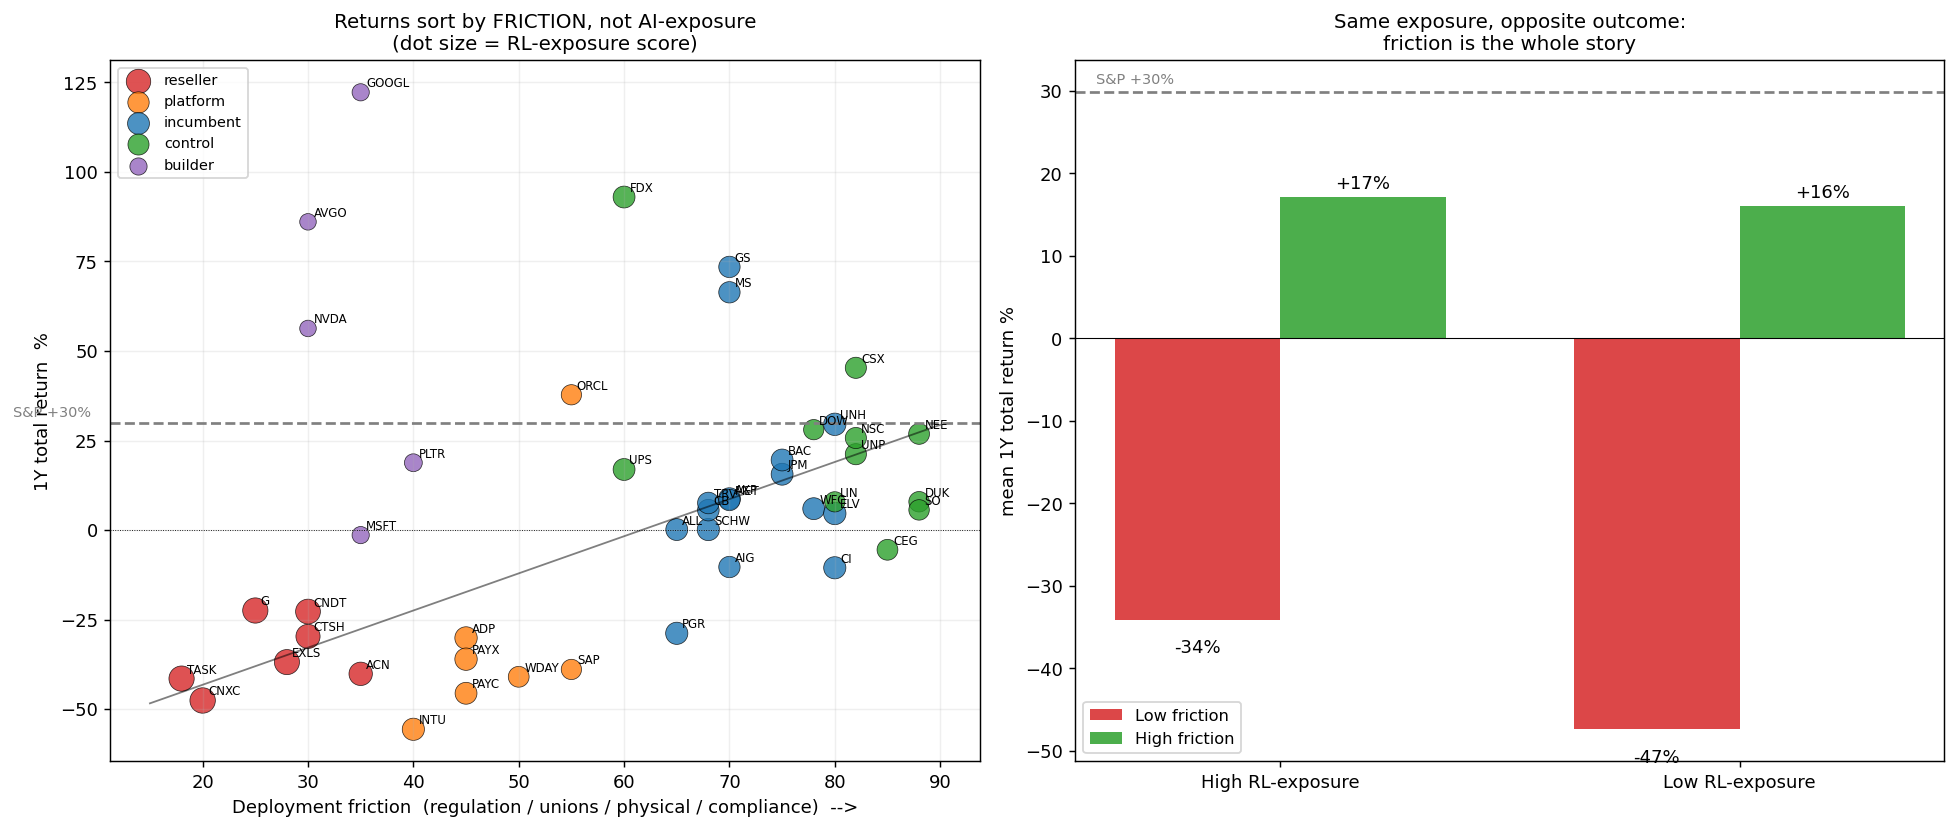

This figure's Python source:
import numpy as np, pandas as pd
import matplotlib; matplotlib.use("Agg")
import matplotlib.pyplot as plt

df=pd.read_csv("/home/user/expriments/diffusion_alpha/data_scored.csv")
mkt=29.8
col={"reseller":"#d62728","platform":"#ff7f0e","incumbent":"#1f77b4",
     "control":"#2ca02c","builder":"#9467bd"}

fig,ax=plt.subplots(1,2,figsize=(15,6.5))

# panel 1: return vs deployment friction (the variable that actually works)
a=ax[0]
for t,c in col.items():
    s=df[df.tax==t]
    a.scatter(s.friction,s.ret1y,s=70+s.rl*1.4,c=c,alpha=.8,edgecolor="k",lw=.4,label=t)
for _,r in df.iterrows():
    a.annotate(r.ticker,(r.friction,r.ret1y),fontsize=6.5,xytext=(3,3),textcoords="offset points")
a.axhline(mkt,ls="--",c="gray"); a.text(2,mkt+2,f"S&P +{mkt:.0f}%",color="gray",fontsize=8)
a.axhline(0,ls=":",c="k",lw=.5)
z=np.polyfit(df[df.tax!="builder"].friction,df[df.tax!="builder"].ret1y,1)
xs=np.linspace(15,90,10); a.plot(xs,np.polyval(z,xs),c="k",lw=1,alpha=.5)
a.set_xlabel("Deployment friction  (regulation / unions / physical / compliance)  -->")
a.set_ylabel("1Y total return  %")
a.set_title("Returns sort by FRICTION, not AI-exposure\n(dot size = RL-exposure score)",fontsize=11)
a.legend(fontsize=8,loc="upper left"); a.grid(alpha=.2)

# panel 2: quadrant means
a=ax[1]
sub=df[df.tax!="builder"].copy()
sub["RLband"]=np.where(sub.rl>=60,"High RL-exposure","Low RL-exposure")
sub["FRband"]=np.where(sub.friction>=55,"High friction","Low friction")
q=sub.pivot_table(index="RLband",columns="FRband",values="ret1y",aggfunc="mean")
q=q.reindex(index=["High RL-exposure","Low RL-exposure"],columns=["Low friction","High friction"])
x=np.arange(2); w=.36
a.bar(x-w/2,q["Low friction"],w,label="Low friction",color="#d62728",alpha=.85)
a.bar(x+w/2,q["High friction"],w,label="High friction",color="#2ca02c",alpha=.85)
for i,v in enumerate(q["Low friction"]): a.text(i-w/2,v-4 if v<0 else v+1,f"{v:+.0f}%",ha="center",fontsize=10)
for i,v in enumerate(q["High friction"]): a.text(i+w/2,v+1,f"{v:+.0f}%",ha="center",fontsize=10)
a.set_xticks(x); a.set_xticklabels(q.index)
a.axhline(0,c="k",lw=.6); a.axhline(mkt,ls="--",c="gray"); a.text(-.4,mkt+1,f"S&P +{mkt:.0f}%",color="gray",fontsize=8)
a.set_ylabel("mean 1Y total return %")
a.set_title("Same exposure, opposite outcome:\nfriction is the whole story",fontsize=11)
a.legend(fontsize=9)
plt.tight_layout()
plt.savefig("/home/user/expriments/diffusion_alpha/figure.png",dpi=130,bbox_inches="tight")
print("saved figure.png")
